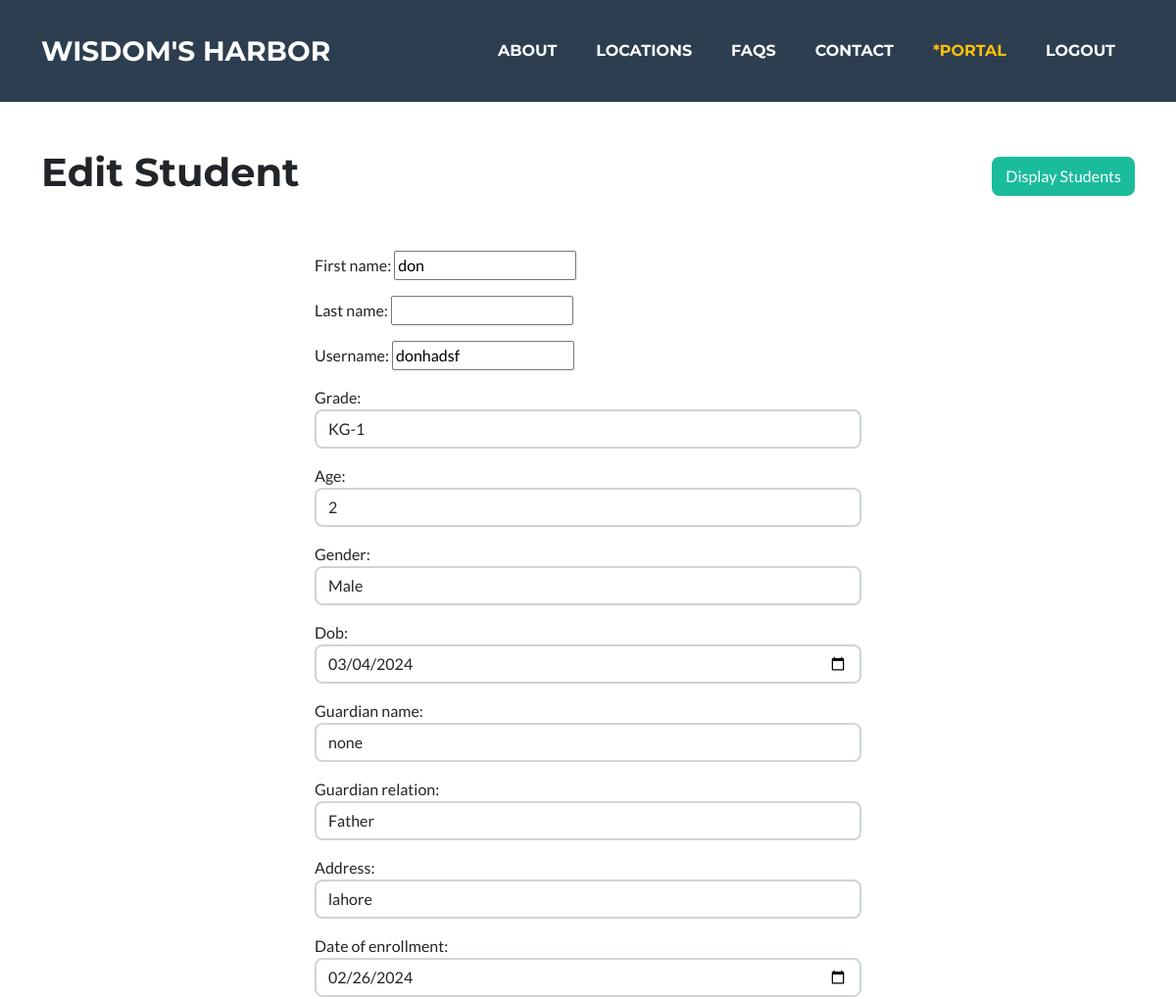
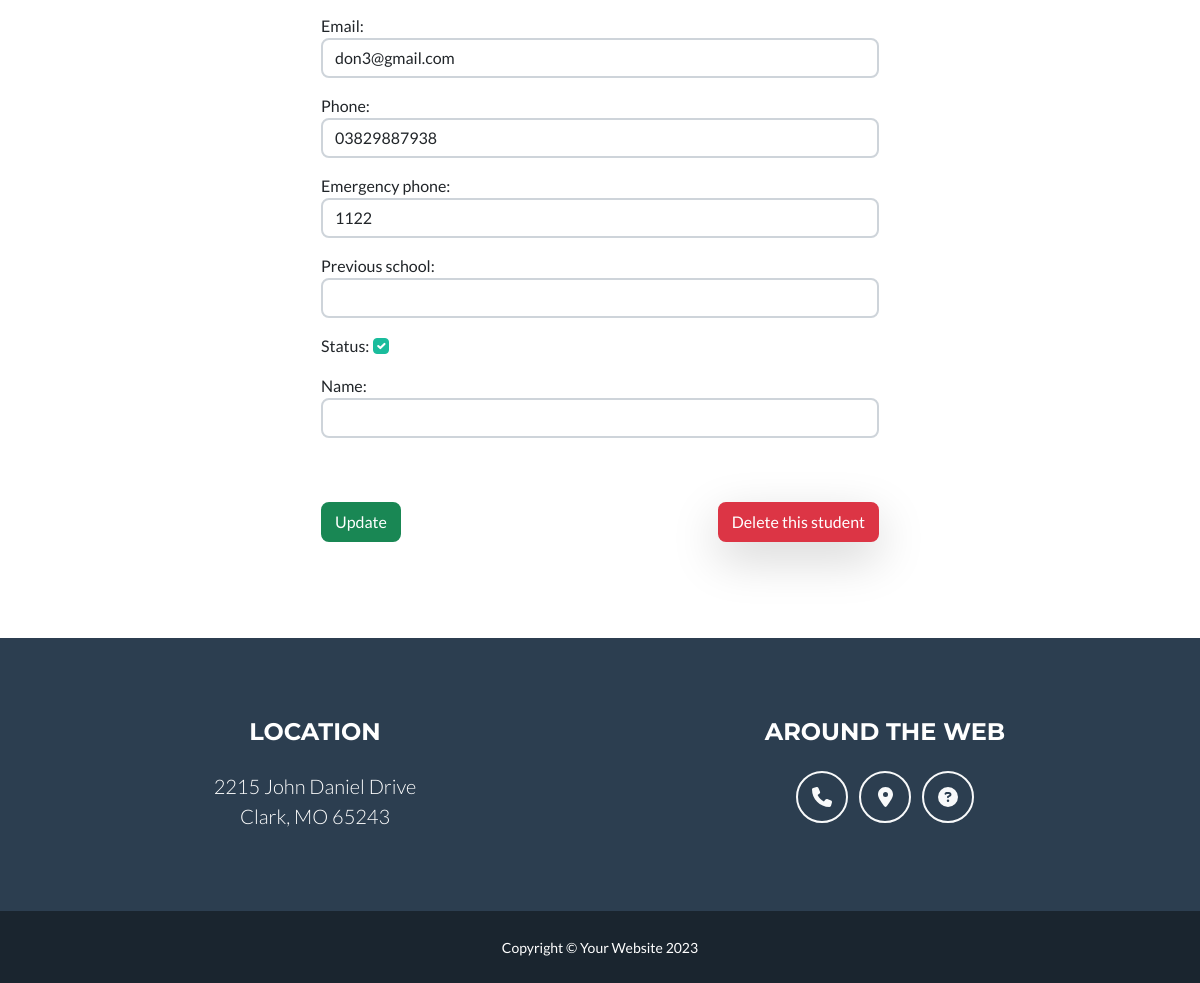
Screenshot of /student/edit/3/ (signed in) with the database file from the repository (2 pictures, top to bottom).
### school/models.py (models this page shows)
class Student(models.Model):
    first_name = models.CharField(max_length=255, default="Name")
    last_name = models.CharField(max_length=255, null=True, blank=True)
    username = models.CharField(max_length=255, default='')
    grade = models.ForeignKey(Grade, on_delete= models.CASCADE)
    age = models.IntegerField()
    gender = models.ForeignKey(Gender, on_delete=models.CASCADE)
    dob = models.DateField()
    guardian_name = models.CharField(max_length=255)
    guardian_relation = models.ForeignKey(GuardianRelation, on_delete=models.CASCADE)
    address = models.CharField(max_length=500)
    date_of_enrollment = models.DateField()
    email = models.EmailField()
    phone = models.CharField(max_length=100)
    emergency_phone = models.CharField(max_length=100)
    previous_school = models.CharField(max_length=200, null=True, blank=True)
    status = models.BooleanField(default=True)

class Grade(models.Model):
    name = models.CharField(max_length=255)
    status = models.BooleanField(default=True)
    def __str__(self):
        return self.name

### school/views.py (the view, shortened to what this page needs)
# urls.py: path('student/edit/<int:id>/', views.edit_student, name='edit_student'),
def edit_student(request, id):
    if request.user.is_authenticated:
        if request.user.is_superuser:
            current_student = Student.objects.get(pk=id)
            if request.method == 'GET':
                form = AddStudentForm(instance=current_student)
                return render(request, 'edit_student.html',{'form': form, 'id':id})
        else:
            messages.warning(request, 'This page is for admin only!')
            return redirect('home')
    else:
        messages.warning(request, 'please login first!')
        return redirect('login')

### school/models.py (called while the page is built)
    def __str__(self):
        return self.name

    def __str__(self):
        return self.name

### school/templates/edit_student.html (shortened to what this page needs)
{% extends 'layout.html' %}
{% load static %}
{% block 'content' %}
    <div class="container d-flex flex-column align-items-center">
        <div class="my-5 d-flex align-items-center justify-content-between w-100">
            <h1>Edit Student</h1>
            <a href="{% url 'display_students' %}" class="btn btn-primary">Display Students</a>
        </div>
        <form action="{% url 'edit_student' id %}" method="POST" class="w-50">
            {{ form.as_p }}
            <div class="d-flex align-items-center justify-content-between ">
                <button class="btn btn-success my-5">Update</button>
                <a href="{% url 'delete_student' id %}" class="shadow-lg btn btn-danger">Delete this student</a>
            </div>
        </form>
    </div>
{% endblock %}

### rows the page displays
Student: first_name "don", username "donhadsf", grade "KG-1", age "2", gender "Male", dob "03/04/2024", guardian_name "none", guardian_relation "Father", address "lahore", date_of_enrollment "02/26/2024", email "don3@gmail.com", phone "03829887938", emergency_phone "1122", status "☑"
